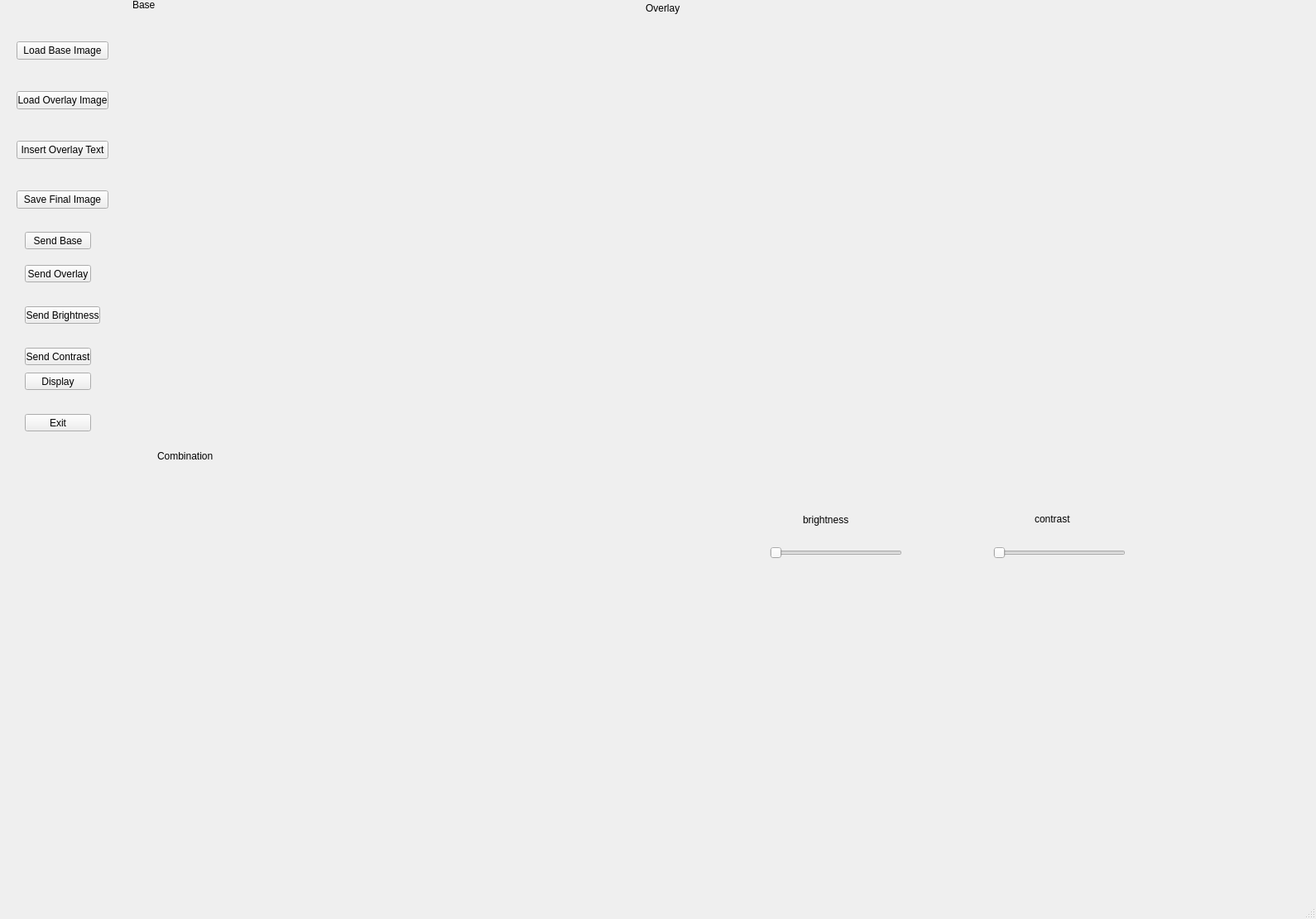
<?xml version="1.0" encoding="UTF-8"?>
<ui version="4.0">
 <class>Lab1_1</class>
 <widget class="QMainWindow" name="Lab1_1">
  <property name="geometry">
   <rect>
    <x>0</x>
    <y>0</y>
    <width>1590</width>
    <height>1110</height>
   </rect>
  </property>
  <property name="windowTitle">
   <string>Lab1_1</string>
  </property>
  <widget class="QWidget" name="centralwidget">
   <widget class="QLabel" name="Combination">
    <property name="geometry">
     <rect>
      <x>170</x>
      <y>560</y>
      <width>512</width>
      <height>512</height>
     </rect>
    </property>
    <property name="text">
     <string/>
    </property>
   </widget>
   <widget class="QPushButton" name="Base_Button">
    <property name="geometry">
     <rect>
      <x>20</x>
      <y>50</y>
      <width>111</width>
      <height>22</height>
     </rect>
    </property>
    <property name="text">
     <string>Load Base Image</string>
    </property>
   </widget>
   <widget class="QPushButton" name="Overlay_Button">
    <property name="geometry">
     <rect>
      <x>20</x>
      <y>110</y>
      <width>111</width>
      <height>22</height>
     </rect>
    </property>
    <property name="text">
     <string>Load Overlay Image</string>
    </property>
   </widget>
   <widget class="QPushButton" name="Text_Button">
    <property name="geometry">
     <rect>
      <x>20</x>
      <y>170</y>
      <width>111</width>
      <height>22</height>
     </rect>
    </property>
    <property name="text">
     <string>Insert Overlay Text</string>
    </property>
   </widget>
   <widget class="QPushButton" name="Save_Button">
    <property name="geometry">
     <rect>
      <x>20</x>
      <y>230</y>
      <width>111</width>
      <height>22</height>
     </rect>
    </property>
    <property name="text">
     <string>Save Final Image</string>
    </property>
   </widget>
   <widget class="QLabel" name="Base">
    <property name="geometry">
     <rect>
      <x>160</x>
      <y>20</y>
      <width>512</width>
      <height>512</height>
     </rect>
    </property>
    <property name="sizePolicy">
     <sizepolicy hsizetype="Preferred" vsizetype="Preferred">
      <horstretch>0</horstretch>
      <verstretch>0</verstretch>
     </sizepolicy>
    </property>
    <property name="text">
     <string/>
    </property>
   </widget>
   <widget class="QLabel" name="Overlay">
    <property name="geometry">
     <rect>
      <x>700</x>
      <y>20</y>
      <width>512</width>
      <height>512</height>
     </rect>
    </property>
    <property name="text">
     <string/>
    </property>
   </widget>
   <widget class="QLabel" name="label">
    <property name="geometry">
     <rect>
      <x>160</x>
      <y>-10</y>
      <width>201</width>
      <height>31</height>
     </rect>
    </property>
    <property name="text">
     <string>Base</string>
    </property>
   </widget>
   <widget class="QLabel" name="label_2">
    <property name="geometry">
     <rect>
      <x>780</x>
      <y>0</y>
      <width>161</width>
      <height>20</height>
     </rect>
    </property>
    <property name="text">
     <string>Overlay</string>
    </property>
   </widget>
   <widget class="QLabel" name="label_3">
    <property name="geometry">
     <rect>
      <x>190</x>
      <y>540</y>
      <width>141</width>
      <height>21</height>
     </rect>
    </property>
    <property name="text">
     <string>Combination</string>
    </property>
   </widget>
   <widget class="QSlider" name="brightness">
    <property name="geometry">
     <rect>
      <x>930</x>
      <y>660</y>
      <width>160</width>
      <height>16</height>
     </rect>
    </property>
    <property name="orientation">
     <enum>Qt::Horizontal</enum>
    </property>
   </widget>
   <widget class="QSlider" name="contrast">
    <property name="geometry">
     <rect>
      <x>1200</x>
      <y>660</y>
      <width>160</width>
      <height>16</height>
     </rect>
    </property>
    <property name="orientation">
     <enum>Qt::Horizontal</enum>
    </property>
   </widget>
   <widget class="QLabel" name="label_4">
    <property name="geometry">
     <rect>
      <x>970</x>
      <y>620</y>
      <width>81</width>
      <height>16</height>
     </rect>
    </property>
    <property name="text">
     <string>brightness</string>
    </property>
   </widget>
   <widget class="QLabel" name="label_5">
    <property name="geometry">
     <rect>
      <x>1250</x>
      <y>620</y>
      <width>47</width>
      <height>13</height>
     </rect>
    </property>
    <property name="text">
     <string>contrast</string>
    </property>
   </widget>
   <widget class="QPushButton" name="sendbase">
    <property name="geometry">
     <rect>
      <x>30</x>
      <y>280</y>
      <width>80</width>
      <height>21</height>
     </rect>
    </property>
    <property name="text">
     <string>Send Base</string>
    </property>
   </widget>
   <widget class="QPushButton" name="sendoverlay">
    <property name="geometry">
     <rect>
      <x>30</x>
      <y>320</y>
      <width>80</width>
      <height>21</height>
     </rect>
    </property>
    <property name="text">
     <string>Send Overlay</string>
    </property>
   </widget>
   <widget class="QPushButton" name="sendbrightness">
    <property name="geometry">
     <rect>
      <x>30</x>
      <y>370</y>
      <width>91</width>
      <height>21</height>
     </rect>
    </property>
    <property name="text">
     <string>Send Brightness</string>
    </property>
   </widget>
   <widget class="QPushButton" name="sendcontrast">
    <property name="geometry">
     <rect>
      <x>30</x>
      <y>420</y>
      <width>80</width>
      <height>21</height>
     </rect>
    </property>
    <property name="text">
     <string>Send Contrast</string>
    </property>
   </widget>
   <widget class="QPushButton" name="display">
    <property name="geometry">
     <rect>
      <x>30</x>
      <y>450</y>
      <width>80</width>
      <height>21</height>
     </rect>
    </property>
    <property name="text">
     <string>Display</string>
    </property>
   </widget>
   <widget class="QPushButton" name="exit">
    <property name="geometry">
     <rect>
      <x>30</x>
      <y>500</y>
      <width>80</width>
      <height>21</height>
     </rect>
    </property>
    <property name="text">
     <string>Exit</string>
    </property>
   </widget>
  </widget>
  <widget class="QMenuBar" name="menubar">
   <property name="geometry">
    <rect>
     <x>0</x>
     <y>0</y>
     <width>1590</width>
     <height>20</height>
    </rect>
   </property>
  </widget>
  <widget class="QStatusBar" name="statusbar"/>
 </widget>
 <resources/>
 <connections/>
</ui>
